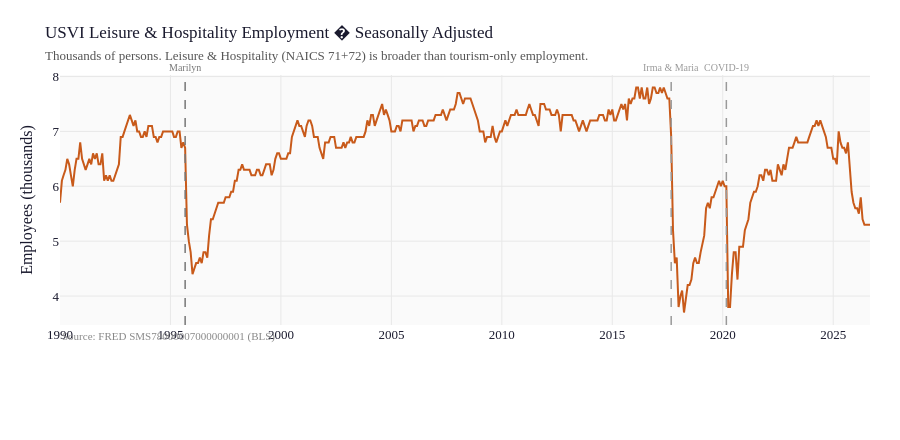

The notebook cell saved with this chart:
### Markdown cell above
---
## 1. FRED Monthly — Seasonally Adjusted Trend

### Code cell
fred_plot = fred.copy()
fred_plot["date"] = fred_plot["date"].dt.to_timestamp()

fig = go.Figure()
fig.add_trace(
    go.Scatter(
        x=fred_plot["date"],
        y=fred_plot["emp_sa"],
        mode="lines",
        name="SA employment",
        line=dict(color=PALETTE["employment"], width=2),
    )
)
fig.update_layout(
    title=dict(
        text="USVI Leisure & Hospitality Employment � Seasonally Adjusted<br>"
        "<span style='font-size:13px;color:#555'>Thousands of persons. "
        "Leisure & Hospitality (NAICS 71+72) is broader than tourism-only employment.</span>",
        font=dict(size=17),
    ),
    yaxis_title="Employees (thousands)",
    height=440,
    annotations=[
        dict(
            xref="paper", yref="paper", x=0, y=-0.08,
            text="<span style='color:#888;font-size:11px'>Source: FRED SMS78000007000000001 (BLS)</span>",
            showarrow=False, xanchor="left",
        )
    ],
)
# Historical hurricane and COVID event markers
for x_str, label, color in [
    ("1995-09-01", "Marilyn",      "#777777"),
    ("2017-09-01", "Irma & Maria", "#999999"),
    ("2020-03-01", "COVID-19",     "#999999"),
]:
    fig.add_vline(
        x=pd.Timestamp(x_str),
        line=dict(color=color, width=1.5, dash="dash"),
        annotation_text=label,
        annotation_position="top",
        annotation_font=dict(size=10, color=color),
    )
fig.show()

### Figure 1 — Plotly figure (JSON) as saved in the notebook; plotly's stock layout.template omitted (floating-point values rounded to 4 significant figures; data arrays with more than 128 entries replaced by an {"elided": "..."} marker saying what was removed)
{"data": [{"line": {"color": "#c85a1a", "width": 2}, "mode": "lines", "name": "SA employment", "type": "scatter", "x": {"elided": "441 str values"}, "y": {"elided": "441 float values"}}], "layout": {"annotations": [{"showarrow": false, "text": "<span style='color:#888;font-size:11px'>Source: FRED SMS78000007000000001 (BLS)</span>", "x": 0, "xanchor": "left", "xref": "paper", "y": -0.08, "yref": "paper"}, {"font": {"color": "#777777", "size": 10}, "showarrow": false, "text": "Marilyn", "x": "1995-09-01T00:00:00", "xanchor": "center", "xref": "x", "y": 1, "yanchor": "bottom", "yref": "y domain"}, {"font": {"color": "#999999", "size": 10}, "showarrow": false, "text": "Irma & Maria", "x": "2017-09-01T00:00:00", "xanchor": "center", "xref": "x", "y": 1, "yanchor": "bottom", "yref": "y domain"}, {"font": {"color": "#999999", "size": 10}, "showarrow": false, "text": "COVID-19", "x": "2020-03-01T00:00:00", "xanchor": "center", "xref": "x", "y": 1, "yanchor": "bottom", "yref": "y domain"}], "height": 440, "shapes": [{"line": {"color": "#777777", "dash": "dash", "width": 1.5}, "type": "line", "x0": "1995-09-01T00:00:00", "x1": "1995-09-01T00:00:00", "xref": "x", "y0": 0, "y1": 1, "yref": "y domain"}, {"line": {"color": "#999999", "dash": "dash", "width": 1.5}, "type": "line", "x0": "2017-09-01T00:00:00", "x1": "2017-09-01T00:00:00", "xref": "x", "y0": 0, "y1": 1, "yref": "y domain"}, {"line": {"color": "#999999", "dash": "dash", "width": 1.5}, "type": "line", "x0": "2020-03-01T00:00:00", "x1": "2020-03-01T00:00:00", "xref": "x", "y0": 0, "y1": 1, "yref": "y domain"}], "title": {"font": {"size": 17}, "text": "USVI Leisure & Hospitality Employment � Seasonally Adjusted<br><span style='font-size:13px;color:#555'>Thousands of persons. Leisure & Hospitality (NAICS 71+72) is broader than tourism-only employment.</span>"}, "yaxis": {"title": {"text": "Employees (thousands)"}}}}
